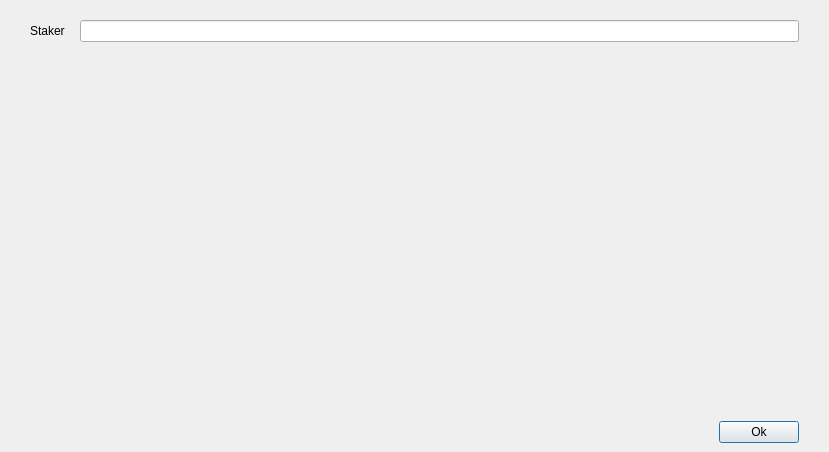
<?xml version="1.0" encoding="UTF-8"?>
<ui version="4.0">
 <class>DelegationsStakerDialog</class>
 <widget class="QDialog" name="DelegationsStakerDialog">
  <property name="geometry">
   <rect>
    <x>0</x>
    <y>0</y>
    <width>829</width>
    <height>452</height>
   </rect>
  </property>
  <property name="windowTitle">
   <string>Dialog</string>
  </property>
  <layout class="QVBoxLayout" name="verticalLayout">
   <property name="spacing">
    <number>0</number>
   </property>
   <property name="leftMargin">
    <number>0</number>
   </property>
   <property name="topMargin">
    <number>0</number>
   </property>
   <property name="rightMargin">
    <number>0</number>
   </property>
   <property name="bottomMargin">
    <number>0</number>
   </property>
   <item>
    <layout class="QVBoxLayout" name="verticalLayout_1">
     <property name="spacing">
      <number>15</number>
     </property>
     <property name="leftMargin">
      <number>30</number>
     </property>
     <property name="topMargin">
      <number>20</number>
     </property>
     <property name="rightMargin">
      <number>30</number>
     </property>
     <property name="bottomMargin">
      <number>20</number>
     </property>
     <item>
      <layout class="QHBoxLayout" name="horizontalLayout">
       <item>
        <widget class="QLabel" name="labelStaker">
         <property name="text">
          <string>Staker</string>
         </property>
        </widget>
       </item>
       <item>
        <widget class="QLineEdit" name="txtStaker">
         <property name="readOnly">
          <bool>true</bool>
         </property>
        </widget>
       </item>
      </layout>
     </item>
     <item>
      <widget class="QWidget" name="widgetDelegations" native="true">
       <property name="sizePolicy">
        <sizepolicy hsizetype="Preferred" vsizetype="Expanding">
         <horstretch>0</horstretch>
         <verstretch>0</verstretch>
        </sizepolicy>
       </property>
       <layout class="QVBoxLayout" name="delegationViewLayout">
        <property name="leftMargin">
         <number>0</number>
        </property>
        <property name="topMargin">
         <number>0</number>
        </property>
        <property name="rightMargin">
         <number>0</number>
        </property>
        <property name="bottomMargin">
         <number>0</number>
        </property>
       </layout>
      </widget>
     </item>
     <item>
      <spacer name="verticalSpacer">
       <property name="orientation">
        <enum>Qt::Vertical</enum>
       </property>
       <property name="sizeType">
        <enum>QSizePolicy::Fixed</enum>
       </property>
       <property name="sizeHint" stdset="0">
        <size>
         <width>20</width>
         <height>20</height>
        </size>
       </property>
      </spacer>
     </item>
    </layout>
   </item>
   <item>
    <widget class="QWidget" name="buttonsContainerWhite" native="true">
     <layout class="QHBoxLayout" name="horizontalLayout_2">
      <property name="leftMargin">
       <number>30</number>
      </property>
      <property name="rightMargin">
       <number>30</number>
      </property>
      <item>
       <spacer name="horizontalSpacer">
        <property name="orientation">
         <enum>Qt::Horizontal</enum>
        </property>
        <property name="sizeType">
         <enum>QSizePolicy::Expanding</enum>
        </property>
        <property name="sizeHint" stdset="0">
         <size>
          <width>40</width>
          <height>20</height>
         </size>
        </property>
       </spacer>
      </item>
      <item>
       <widget class="QPushButton" name="okButton">
        <property name="text">
         <string>Ok</string>
        </property>
       </widget>
      </item>
     </layout>
    </widget>
   </item>
  </layout>
 </widget>
 <resources/>
 <connections/>
</ui>
